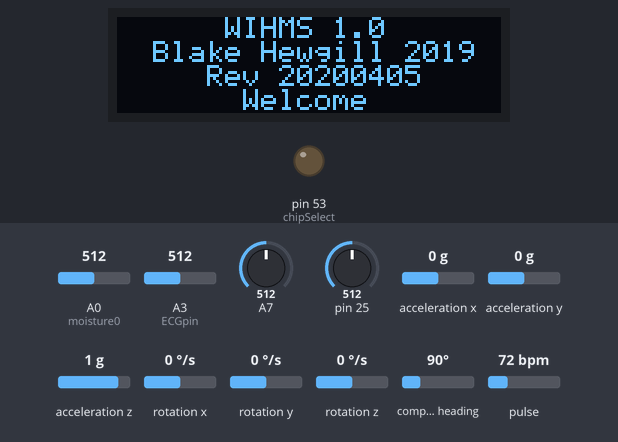
The sketch below on a simulated Teensy 4. On the bench: 128×32 one-colour display, output pins drawn as LEDs (lit = HIGH). The test bench sets the inputs (shaded band); at power-on: A0 (moisture0) = 512, A3 (ECGpin) = 512, A7 = 512, pin 25 = 512, acceleration x 0 g, acceleration y 0 g, acceleration z 1 g, rotation x 0 °/s, rotation y 0 °/s, rotation z 0 °/s, compass heading 90°, pulse 72 bpm. The local clock reads 2024-03-15 10:24:30 at power-on unless the sketch sets it; storage starts empty.

Above: at 0.1 s.
At 0.6 s:
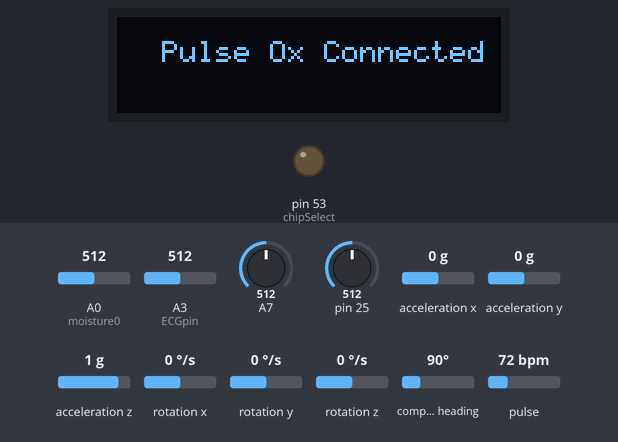
At 1.2 s:
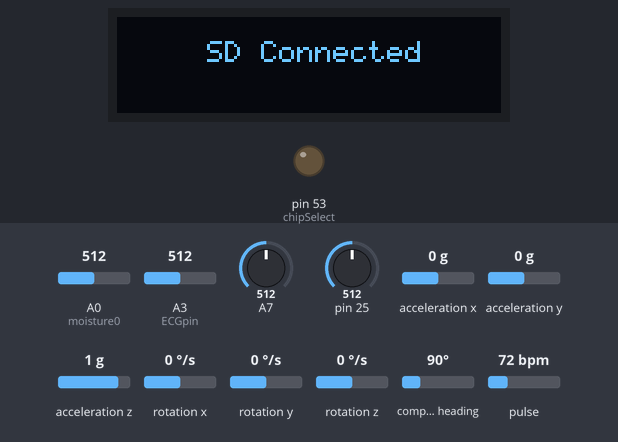
At 2.1 s:
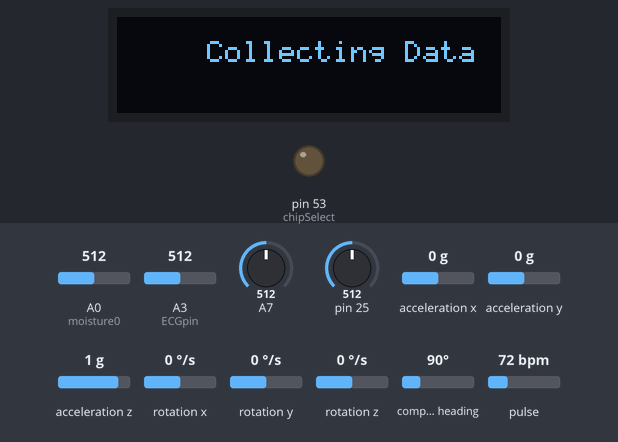

The sketch:

MasterBuild20200405thermistor.ino
```cpp
/*
   Wearable Integrated Health Monitoring System (WIHMS)
   Blake Hewgill; University of Vermont
   bhewgill@uvm.edu
   Advisors Dr. Jeff Frolik and Dr. Ryan McGinnis
   Department of Electrical and Biomedical Engineering
   Written 8/20/2019
   Last Revised 5/1/2020
   Rev. ID. 20200405

   This sketch is intended to perform the data collection and processing for the WIHMS project.
   This effort was funded by the Vermont Space Grant Consortium under NASA Cooperative Agreement NNX15AP86H.
   More information on this project can be found at <<SOME LINK>> or by contacting Blake Hewgill: bhewgill@uvm.edu

*/
int testMode = 0; // 1 will enable serial output, but slow down the loop rate.
const int structSize = 16; // # of structs to fill before sampling the BNO055 (affects loop speed)

#include <Adafruit_Sensor.h> // Unified sensor library
#include <Adafruit_BNO055.h> // BNO055 specific sensor library
#include <utility/imumaths.h> // Math functions for BNO055 data storage
#include "I2Cdev.h"
#include <Wire.h>
#include "MAX30105.h" // Pulse oximeter library
#include "DS3231.h" // Real time clock library
#include "Adafruit_MCP9808.h" // Thermometer library
#include "SSD1306Ascii.h" // Low memory OLED driver that includes only ASCII characters
#include "SSD1306AsciiWire.h" // OLED is driven using the wire library as opposed to AVR12
#include <SPI.h>
#include <SdFat.h>

#define moisture0 A0 // Upper back sensor analog pin
#define therm1 A7 // Trunk sensor analog pin
#define therm2 A11 // Ambient air thermistor
#define ECGpin A3 // ECG analog pin
#define I2C_ADDRESS 0x3C // OLED address
#define RST_PIN -1 // OLED reset pin. The display used does not support this feature
#define USE_SDIO 0 // Tell the teensy library not to default to SDIO

#if ENABLE_DEDICATED_SPI // crank up SPI speed to 4MHZ
#define SD_CONFIG SdSpiConfig(SD_CS_PIN, DEDICATED_SPI)
#else  // ENABLE_DEDICATED_SPI
#define SD_CONFIG SdSpiConfig(SD_CS_PIN, SHARED_SPI)
#endif  // ENABLE_DEDICATED_SPI

const long int baudrate = 230400; // Reliable on 16 KHz Mega2560 - drop to 115200 maximum if using 8 KHz board
struct meas // a 16 byte structure to hold all of our measurements (16 bytes fits nicely in a 512 byte SD buffer)
{
  unsigned long mils; // Time since program start
  int ECG; // Analog measure from Gravity sensor
  int pox; // IR LED reading from MAX30102
  int poxRed; // RED LED reading from MAX30102
  int tempInt; // Temperature x 100 (avoids using extra bytes as float)
  int m1; // Analog measure from moisture sensor
  int gyro; // X axis gyro value x 100 from BNO055
};
struct meas measure[structSize]; // create an instance of the above structure
unsigned long millisSet = 0; // Flags the end of the setup loop
unsigned long timeLapse = 0;
float thermread; // placeholder for thermistor temperature
#define RT0 470000   // Thermistor nominal value Ω
#define A .0007866146518 // Steinhart-Hart parameter
#define B .0001814898641 // Steinhart-Hart parameter
#define C 0.00000008845259122 // Steinhart-Hart parameter
float T0; // for temp calculations


SdFat SD; // Code originally used SD library. Now uses SdFat.
Adafruit_MCP9808 therm = Adafruit_MCP9808(); // MCP9808 no longer used
RTClib rtc; // Declare real time clock as rtc
SSD1306AsciiWire oled; // Declare Ascii Wire library as oled for simplicity
File sdLog; // placeholder to create datalogger file
MAX30105 pulseOx; // pulse oximeter cast
Adafruit_BNO055 bno = Adafruit_BNO055(55, 0x28); // instantiate gyroscope as bno

int mVal = 0; // placeholder moisture value
int mSel = 0; // which thermistor will we query? Alternate skin temp and ambient temp
//unsigned long mils = 0; //
const int chipSelect = 53; // Sets CS pin for the SPI bus
char fileName[] = "WIHMSlog.bin"; // This line creates a placeholder name for the RTC filename to overwrite
//char rtcBuf[] = "HHMMSSmmmm"; // clock variable for creating datastrings
byte buffer1[512];
byte *measureLoc = (byte *) &measure; // to access measure structure as bytes
byte *buffer1Loc = (byte *) &buffer1; // starting location of buffer1

////////////////////////////////////////////////////////////////////////////////////////////////////////////////////////////////////////////////////////////////////////
////////////////////////////////////////////////////////////////////////////////////////////////////////////////////////////////////////////////////////////////////////
////////////////////////////////////////////////////////////////////////////////////////////////////////////////////////////////////////////////////////////////////////
////////////////////////////////////////////////////////////////////////////////////////////////////////////////////////////////////////////////////////////////////////
void setup()
{
  if (testMode) {
    Serial.begin(baudrate);
    Serial.flush();
  }
  T0 = 25 + 273.15; // thermister initial temp in Kelvin

    #if I2CDEV_IMPLEMENTATION == I2CDEV_ARDUINO_WIRE
        Wire.begin();
    #elif I2CDEV_IMPLEMENTATION == I2CDEV_BUILTIN_FASTWIRE
        Fastwire::setup(400, true);
    #endif

  screenInit(); // begin comms with SSD1306 OLED
  bno.begin();
  pulseOxStart(); // begin comms with MAX30102
  //thermStart(); // begin comms with MCP9808 - Currently not using this sensor
  //screenMeasure(); // Format the screen to display measured values - currently not in use due to update time of oled ~80 ms
  getFileName(); // Create a file NAME based on YearDateDay
  sdVerify(fileName); // Create or verify the existence of the file specified by getFileName()
  milliSync(); // Wait for rtc second to roll over, mark the time that occurs so we can have an accurate millisecond counter. Write the start time to the SD card

  oled.clear();
  oled.setCursor(30, 1);
  oled.println("Collecting Data");
}

////////////////////////////////////////////////////////////////////////////////////////////////////////////////////////////////////////////////////////////////////////
////////////////////////////////////////////////////////////////////////////////////////////////////////////////////////////////////////////////////////////////////////
////////////////////////////////////////////////////////////////////////////////////////////////////////////////////////////////////////////////////////////////////////
////////////////////////////////////////////////////////////////////////////////////////////////////////////////////////////////////////////////////////////////////////

void loop()
{
  while (1) { // the main loop actually takes several clock cycles to call. By embedding everything in "while," we gain just a little bit of speed.
    sdLog = SD.open(fileName, O_WRITE | O_CREAT | O_AT_END); // Open the file
    collectHR(); // dive into a heartrate loop
    sdLog.close(); // Close file to permanently write the SD buffer to the file (In case data collection is interrupted)
    compCheck(); // Are we done?
  }
}
////////////////////////////////////////////////////////////////////////////////////////////////////////////////////////////////////////////////////////////////////////
////////////////////////////////////////////////////////////////////////////////////////////////////////////////////////////////////////////////////////////////////////
////////////////////////////////////////////////////////////////////////////////////////////////////////////////////////////////////////////////////////////////////////
////////////////////////////////////////////////////////////////////////////////////////////////////////////////////////////////////////////////////////////////////////


void collectHR() {
  int loopCount = 0; // How many times to loop before saving file and jumping back in
  unsigned int buffLen = 0; // starting position in buffer
  int buffSize = 16;
  int bufferLocation = *buffer1Loc;
  int tempPin = 0;

  while (loopCount < 320) { // some multiple of 32 (since 512 byte/sd block divided by 16 bytes per loop cycle = 32 cycles per sd write cycle
    imu::Vector<3> gyro = bno.getVector(Adafruit_BNO055::VECTOR_GYROSCOPE);
    measure[0].gyro = (int)(gyro.x()*100); // integer cast so data takes only 2 bytes. Divide by 100 in postproc.
    if (mSel == 1) { // Thermistor 1
      tempPin = therm1;
      mSel = 0;
    }
    else { // Thermistor 2
      tempPin = therm2;
      mSel = 1;
    }
    for (int i = 0; i < structSize; i++) { // this changed to 32 from 16 to increase gyro resolution
      measure[i].mils = millis();// - (millisSet * 1000); // microseconds since program start
      measure[i].ECG = analogRead(ECGpin); // read ECG and stick the int into measures
      measure[i].pox = (int)pulseOx.getIR(); // Measure the pulse oximeter and store the value
      measure[i].poxRed = (int)pulseOx.getRed();// Measure the pulse oximeter and store the value
      //measure[i].tempInt = measure[0].tempInt; // Store MCP9808 temp from outside HR loop, since it takes 250mS
      measure[i].tempInt = thermRead(tempPin); // Read thermistor of interest (either skin temp or ambient)
      measure[i].m1 = analogRead(moisture0); // Query moisture sensor
      measure[i].gyro = measure[0].gyro; // Update gyro once every "structSize" reads
    }

    loopCount++; // Increment loop
    sdLog.write(measure, sizeof(measure)); // Allegedly finalizes the write cycle of the 512 byte buffer. I'm not convinced it does, which is why we close and reopen the file in main()
  }
}
////////////////////////////////////////////////////////////////////////////////////////////////////////////////////////////////////////////////////////////////////////
void milliSync() { // monitor when the rtc second rolls over and mark that "millis" count
  struct startTime // this structure holds the initialization time of the sample collections
  {
    unsigned long mics;
    byte d1; //
    byte h1;
    byte m1;
    byte s1;
    unsigned long ph1;
    unsigned long ph2;
  };
  struct startTime line1; // populate the structure
  sdLog = SD.open(fileName, O_WRITE | O_CREAT | O_AT_END); // Create file for the datalogging and verify its existance
  DateTime now = rtc.now();  // get time
  line1.d1 = now.day();
  line1.h1 = now.hour();
  line1.m1 = now.minute();
  int nowtime = now.second(); // time of clock when we enter loop
  int newtime = now.second(); // time of clock when we enter loop
  while (nowtime == newtime) { // wait for the seccond to roll over to start cleanly
    DateTime now = rtc.now(); // update the time variable
    newtime = now.second();
    delay(1);
  }
  line1.s1 = now.second();
  line1.mics = micros();
  line1.ph1 = 0; // placeholder of zeros to help find file start if files need to be appended
  line1.ph2 = 0; // placeholder of zeros to help find file start if files need to be appended
  byte *line1Loc = (byte *) &line1; // to access rtc structure as bytes
  byte rtcInit[16];
  memcpy(rtcInit, line1Loc, 16); // place the 16 byte data structure into the buffer
  millisSet = millis(); // Now we have a static millisecond offset to calculate milliseconds in rtcTime()
  sdLog.write(rtcInit, 16); // write the 16 byte buffer to the sd card
  sdLog.close();
  millisSet = millis(); // Now we have a static millisecond offset to calculate milliseconds in rtcTime()
}
////////////////////////////////////////////////////////////////////////////////////////////////////////////////////////////////////////////////////////////////////////


void getFileName() { // create a filename based on this date on the sd card
  DateTime now = rtc.now(); // get current time
  sprintf(fileName, "%02d%02d%02d%02d.bin", now.month(), now.day(), now.hour(), now.minute()); // place the date into a string to be used as a filename

} // end of getFileName
////////////////////////////////////////////////////////////////////////////////////////////////////////////////////////////////////////////////////////////////////////


void rtcTime() { // Update current RTC time including milliseconds
  DateTime now = rtc.now(); // get current time
  timeLapse = (millis() - millisSet) % 1000; // current millisecond runtime-RTC second sync from milliSync(), divided by 1000 to return milliseconds
} // end of rtcTime
////////////////////////////////////////////////////////////////////////////////////////////////////////////////////////////////////////////////////////////////////////


void thermStart() {
  if (!therm.begin(0x18)) {
    if (testMode) {
      Serial.println("Couldn't find MCP9808! Check your connections and verify the address is correct.");
    }
    while (1);
  }

  therm.setResolution(3); // sets the resolution mode of reading, the modes are defined in the table bellow:

  // Mode Resolution SampleTime
  //  0    0.5°C       30 ms
  //  1    0.25°C      65 ms
  //  2    0.125°C     130 ms
  //  3    0.0625°C    250 ms
} // end of thermStart
////////////////////////////////////////////////////////////////////////////////////////////////////////////////////////////////////////////////////////////////////////


int thermUpdate() {
  therm.wake();   // wake MCP9808
  float f = therm.readTempF();
  int intTemp = (int) (f * 100); // cast temperature as integer and divide by 100 in postproc
  therm.shutdown_wake(1); // Low power mode of MCP9808. No sense in wasting power when not in use.
  return intTemp;
} // end of thermUpdate
////////////////////////////////////////////////////////////////////////////////////////////////////////////////////////////////////////////////////////////////////////


void pulseOxStart() {
  if (!pulseOx.begin(Wire, I2C_SPEED_FAST)) //Use default I2C port, 400kHz speed
  {
    if (testMode) {
      Serial.println("MAX30105 was not found. Please check wiring/power. ");
    }
    oled.clear();
    oled.setCursor(15, 1);
    oled.println("Pulse Ox Not Found"); // give user feedback that the sensor is not working
    while (1);
  }
  oled.clear();
  oled.setCursor(15, 1);
  oled.println("Pulse Ox Connected"); // give user brief feedback that the sensor is working
  delay(500);

  // Setup pulse oximeter. Options balance resolution, power consumption, and datarate.
  byte ledBrightness = 60; //Options: 0=Off to 255=50mA changed from 255 to 60
  byte sampleAverage = 4; //Options: 1, 2, 4, 8, 16, 32 (initially 8)
  byte ledMode = 2; //Options: 1 = Red only, 2 = Red + IR, 3 = Red + IR + Green MAX30102 DOES NOT HAVE GREEN LED
  int sampleRate = 3200; //Options: 50, 100, 200, 400, 800, 1000, 1600, 3200 (initially 100)
  int pulseWidth = 69; //Options: 69, 118, 215, 411 (initially 411)
  int adcRange = 8192; //Options: 2048, 4096, 8192, 16384 (initially 4096)
  pulseOx.setup(ledBrightness, sampleAverage, ledMode, sampleRate, pulseWidth, adcRange); //Configure sensor with these settings
  pulseOx.setPulseAmplitudeGreen(0); //Turn off Green LED - MAX30102 does not have green, but otherwise this measurement seems to time out
  // end of PulseOxStart
}
////////////////////////////////////////////////////////////////////////////////////////////////////////////////////////////////////////////////////////////////////////


void screenInit() { // This function posts the splash screen to the oled
  Wire.begin();
  Wire.setClock(400000L);
  oled.begin(&Adafruit128x32, I2C_ADDRESS); // Connect to Oled
  oled.setFont(System5x7); // Set font style
  oled.clear();
  oled.println("      WIHMS 1.0"); // WIHMS splash screen
  oled.println("  Blake Hewgill 2019");
  oled.println("     Rev 20200405");
  oled.println("       Welcome");
  delay(500);
} // end of screenInit
////////////////////////////////////////////////////////////////////////////////////////////////////////////////////////////////////////////////////////////////////////


void screenMeasure() { // This function creates the display for the sensor measurements
  oled.clear(); //
  oled.print("GSM: "); // set up screen for data display.
  oled.setCursor(0, 1);
  oled.print("HR:    HRV:   ");
  oled.setCursor(0, 2);
  oled.print("SP02:    BPM:    ");
  oled.setCursor(0, 3);
  //oled.print(fileName);
  oled.print("T(f):       Fatigue:    ");
} // end of screenMeasure
////////////////////////////////////////////////////////////////////////////////////////////////////////////////////////////////////////////////////////////////////////


void sdVerify(const char* fileToWrite) {
  pinMode(chipSelect, OUTPUT); // define chipselect pin for SD datalogger
  SD.begin(chipSelect); // Establish comms with SD card
  sdLog = SD.open(fileToWrite, O_WRITE | O_CREAT | O_AT_END); // Create file for the datalogging and verify its existance
  if (sdLog) {
    if (testMode) {
      Serial.println("Connection to SD card established. File created or verified.");
    }
    oled.clear();
    oled.setCursor(30, 1);
    oled.println("SD Connected");
    delay(500);
    sdLog.close();
  } else {
    if (testMode) {
      Serial.println("Error opening SD card. Please double check there is a card inserted.");
    }
    sdLog = SD.open(fileName, O_WRITE | O_CREAT | O_AT_END); // Try again
    sdLog.close(); // Close object to hopefully clear
    oled.clear();
    oled.setCursor(30, 1);
    oled.println("SD NOT Connected");
    oled.println("Check Connection");
    while(1){ // As of now, no self recovery for absent SD card
      delay(1000);
    }
  }
} // end of sdVerify
////////////////////////////////////////////////////////////////////////////////////////////////////////////////////////////////////////////////////////////////////////


int thermRead(int pinNum) { // function written using code from https://computers.tutsplus.com/tutorials/how-to-read-temperatures-with-arduino--mac-53714
    double Temp;
    Temp = log(((1024*RT0)/analogRead(pinNum)-RT0));
    Temp = 1 / (A + (B + (C * Temp * Temp ))* Temp ); // Steinhart-Hart equation for thermistor
    Temp = Temp - 273.15;              // Convert Kelvin to Celsius
    Temp = (Temp * 9.0)/ 5.0 + 35.0;
    return (int)(Temp*100); // Divide by 100 in postproc to get 2 decimal places
} // End of thermRead
////////////////////////////////////////////////////////////////////////////////////////////////////////////////////////////////////////////////////////////////////////


void compCheck() { // If the duration of the collection has passed, stop collecting data and inform the user
      if ((micros() - millisSet) > 630000000) { // Collection done
      oled.clear();
      oled.setCursor(30, 1);
      oled.println("Complete");
      while (1) { // Do nothing
        delay(1000);
      }
    }
} // end of compCheck
```

Measured:
- what the display in image 1 shows lasts 0.5 s, from 0.6 s to 1.1 s
- what the display in image 2 shows lasts 0.9 s, from 1.1 s to 2.0 s
